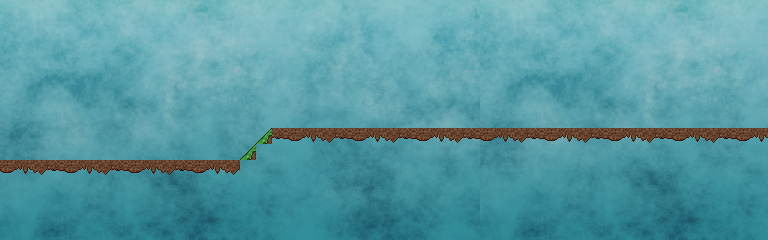

A level layout from a 2D game, rendered from its tile map. Below: a short description, then the map file with tile-grid data replaced by summaries:
An orthogonal 48x15 tile map with 16x16 px tiles, 3 tile layers (块层 1, 块层 2, 块层 3), 3 tilesets and 1 object (1).

<map version="1.0" orientation="orthogonal" width="48" height="15" tilewidth="16" tileheight="16">
 <tileset firstgid="1" name="Image29" tilewidth="16" tileheight="16">
  <image source="Image29.png" trans="ffffff" width="480" height="240" />
 </tileset>
 <tileset firstgid="451" name="Image36" tilewidth="16" tileheight="16">
  <image source="Image36.png" width="32" height="80" />
 </tileset>
 <tileset firstgid="461" name="Image50" tilewidth="16" tileheight="16">
  <image source="Image50.png" width="64" height="80" />
 </tileset>
 <layer name="块层 1" width="48" height="15">
  <data>[720 cells, 720 non-empty, 450 distinct tile ids]</data>
 </layer>
 <layer name="块层 2" width="48" height="15">
  <data>[720 cells, 46 non-empty, 4 distinct tile ids]</data>
 </layer>
 <layer name="块层 3" width="48" height="15">
  <data>[720 cells, 2 non-empty, 1 distinct tile ids]</data>
 </layer>
 <objectgroup name="groundLayer" width="48" height="15">
  <object name="ground" type="1" x="2" y="161">
   <properties>
    <property name="name" value="ground" />
   </properties>
   <polyline points="0,0 237,0 270,-32 765,-32" />
  </object>
 </objectgroup>
</map>